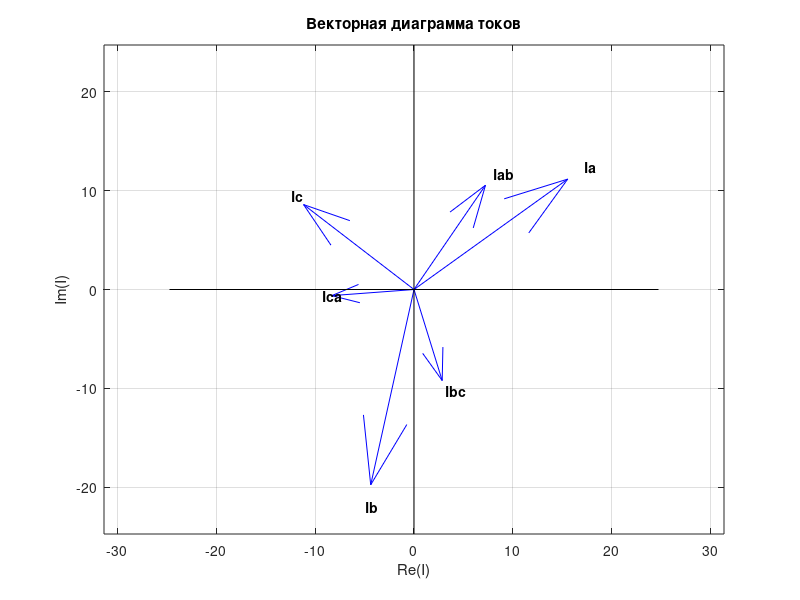
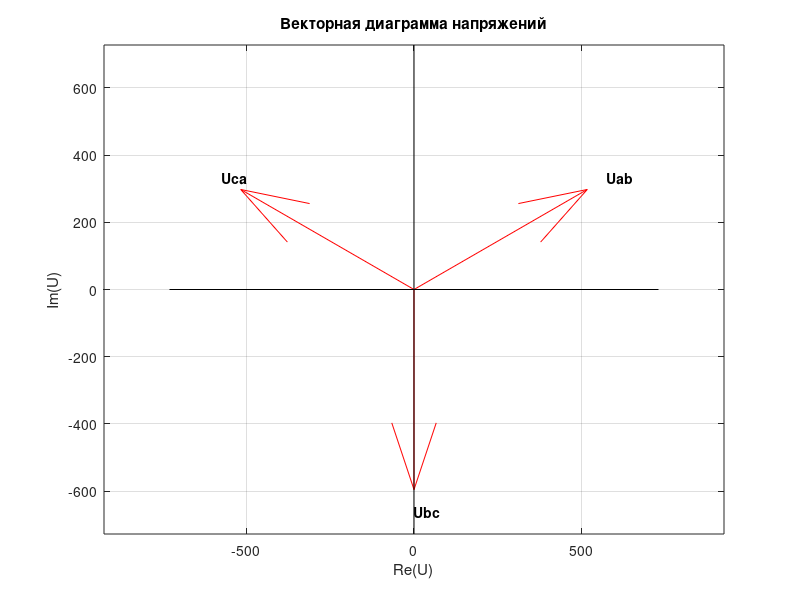

Here is the MATLAB script that generated these plots, in order:
clear
% ЭДС
Ea = 382;
Eb = 382*exp(-1j*2*pi/3);
Ec = 382*exp(1j*2*pi/3);

% АКТИВНОЕ СОПРОТИВЛЕНИЕ
Ra = 42;
Rb = 59;
Rc = 59;

% ЁМКОСТЬ
Ca = 220e-6;
Cb = 242e-6;
Cc = 110e-6;

% ЧАСТОТА
f = 36;
w = 2 * pi * f;

% РЕАКТИВНОЕ СОПРОТИВЛЕНИЕ
Xa = - 1 / (w*Ca);
Xb = - 1 / (w*Cb);
Xc = - 1 / (w*Cc);

% ПОЛНОЕ СОПРОТИВЛЕНИЕ
Zab = Ra + 1j * Xa;
Zbc = Rb + 1j * Xb;
Zca = Rc + 1j * Xc;

% ПРОВОДИМОСТЬ
Yab = 1 / Zab;
Ybc = 1 / Zbc;
Yca = 1 / Zca;

% УГЛЫ
phi_a = atan(Xa/Ra);
phi_b = atan(Xb/Rb);
phi_c = atan(Xc/Rc);

%% ПОДСЧЁТ

% НАПРЯЖЕНИЕ
Uab = Ea - Eb;
Ubc = Eb - Ec;
Uca = Ec - Ea;

% ТОК В ФАЗЕ
Iab = Uab*Yab;
Ibc = Ubc*Ybc;
Ica = Uca*Yca;

% ТОК В ТОЧКЕ
Ia = Iab - Ica;
Ib = Ibc - Iab;
Ic = Ica - Ibc;

% МОЩНОСТЬ
Pab = Uab*Iab*cos(phi_a);
Pbc = Ubc*Ibc*cos(phi_b);
Pca = Uca*Ica*cos(phi_c);

% РЕЗУЛЬТАТЫ В ТАБЛИЦУ 3.2
Ia_abs = abs(Ia)
Ib_abs = abs(Ib)
Ic_abs = abs(Ic)

Iab_abs = abs(Iab)
Ibc_abs = abs(Ibc)
Ica_abs = abs(Ica)

Pab_abs = abs(Pab)
Pbc_abs = abs(Pbc)
Pca_abs = abs(Pca)

Zab_abs = abs(Zab)
Zbc_abs = abs(Zbc)
Zca_abs = abs(Zca)

%% ВЕКТОРНАЯ ДИАГРАММА
I = [Ia; Ib; Ic; Iab; Ibc; Ica];
U = [Uab; Ubc; Uca];

% ДИАГРАММА ТОКОВ
figure
quiver(zeros(size(I,1),1),zeros(size(I,1),1),real(I),imag(I), 'b'),
xlabel('Re(I)'), 
ylabel('Im(I)'),
title('Векторная диаграмма токов'),
grid on,
axis equal;
line([0 0], [-1.1 * abs(max(I)), 1.1 * abs(max(I))], 'Color', 'black')
line([-1.1 * abs(max(I)), 1.1 * abs(max(I))], [0 0], 'Color', 'black')
axis equal
text(real(I(1,1)),imag(I(1,1)),['\bf', 'Ia'])
text(real(I(2,1)),imag(I(2,1)),['\bf', 'Ib'])
text(real(I(3,1)),imag(I(3,1)),['\bf', 'Ic'])
text(real(I(4,1)),imag(I(4,1)),['\bf', 'Iab'])
text(real(I(5,1)),imag(I(5,1)),['\bf', 'Ibc'])
text(real(I(6,1)),imag(I(6,1)),['\bf', 'Ica'])

% ДИАГРАММА НАПРЯЖЕНИЙ
figure
quiver(zeros(size(U,1),1),zeros(size(U,1),1),real(U),imag(U), 'r'), 
xlabel('Re(U)'), 
ylabel('Im(U)'),
title('Векторная диаграмма напряжений'),
grid on,
axis equal;
line([0 0], [-1.1 * abs(max(U)), 1.1 * abs(max(U))], 'Color', 'black')
line([-1.1 * abs(max(U)), 1.1 * abs(max(U))], [0 0], 'Color', 'black')
axis equal
text(real(U(1,1)), imag(U(1,1)),['\bf', 'Uab'])
text(real(U(2,1)), imag(U(2,1)),['\bf', 'Ubc'])
text(real(U(3,1)),imag(U(3,1)),['\bf', 'Uca'])